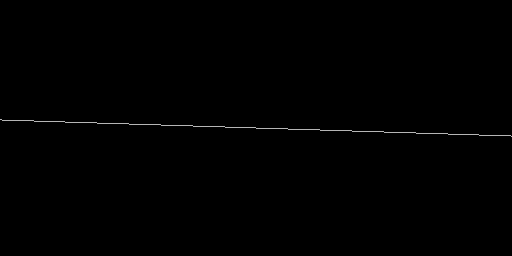
Frame 1 (no input)
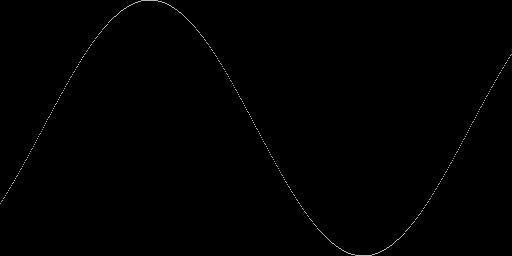
Frame 60 (the mouse pressed at the canvas centre just before this capture)
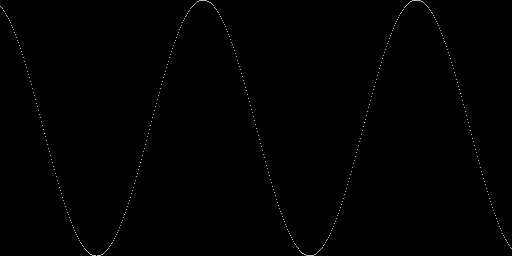
Frame 120 (the mouse held since frame 60 and released just before this capture)

The Processing sketch that drew these frames (run headless with seeded random() and noise(); from frame 60 on, the mouse is pressed at the canvas centre):

// Processing sketch: HarmonicSineDrawing
// ── HarmonicSineDrawing.pde
// All code is licensed under GNU AGPL 3.0+ http://www.gnu.org/licenses/agpl.html
//
// By Evan Raskob 2012
// info@pixelist.info
//
// for a project with Ravensbourne http://rave.ac.uk


float speed = 0.01; // how fast it gains harmonics
float periods = 0; // how many humps the sine wave has
float waveHeight;  // the height of the wave

void setup()
{
  size(512,256);
  background(0);
  
  waveHeight = height/2;
}


void draw()
{
  periods += speed;
  //periods = map(mouseX, 0,width, 1, 20);  
  //waveHeight = height/2 * sin(frameCount/20);
  
  background(0);
  fill(255);
  stroke(255);
  
  for (int index = 0; index < width; index++)
  {
    
    
    float heightValue = waveHeight * 
      sin( map(index, 0,width, -periods*TWO_PI, periods*TWO_PI) ) 
      + waveHeight;
    
    point(index, heightValue);
  }
}
